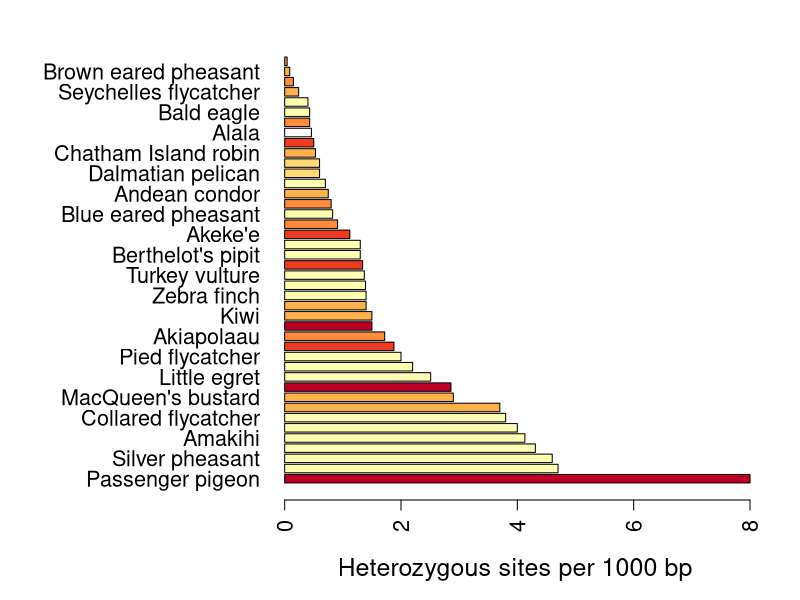
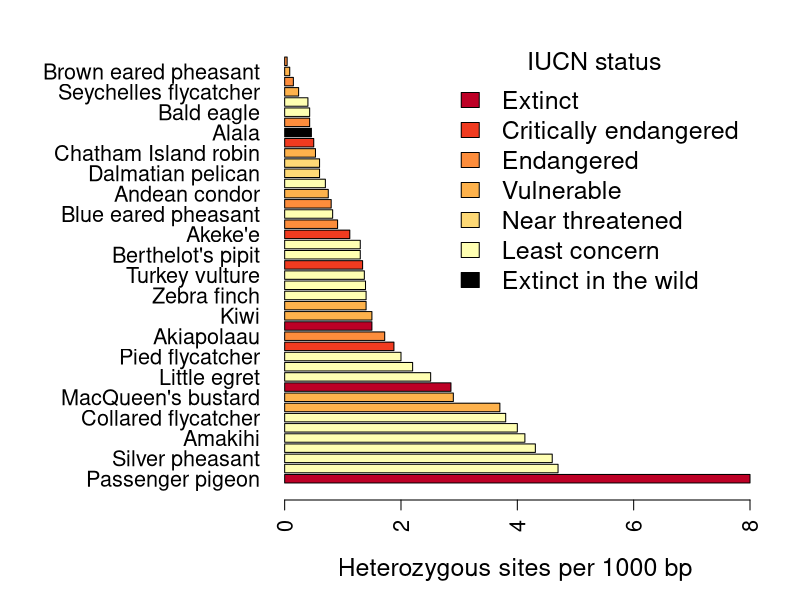

These charts were generated, in order, by the following R code:

setwd("~/Documents/SDZWA/alala_genomics/analysis/bird_heterozygosity/")
het_data <- read.csv("bird_heterozygosity.csv", header=T, stringsAsFactors=FALSE)
het_data <- het_data[order(het_data$pi, decreasing = T), ]




pdf("bird_species_heterozygosity.pdf", width = 6, height=11)
par(mar=c(5,14,2,2.5))

library(RColorBrewer)
cols <- brewer.pal(6, "YlOrRd")   
colors <- c("EX" = cols[6], "CR" = cols[5], "EN" = cols[4], "VU" = cols[3], "NT"= cols[2], "LC" = cols[1])
barplot(het_data$pi*1000, names.arg = het_data$Species, las=2, xlab = "Heterozygous sites per 1000 bp", col = colors[het_data$IUCN], horiz='T', 
        cex.axis = 1.3, cex.names = 1.3, cex.lab=1.5)
#legend("topright", legend = c("Extinct", "Critically endangered", "Endangered", "Vulnerable", "Near threatened", "Least concern" ), fill = colors, title = "IUCN status", cex=1.3, bty = "n")

dev.off()




pdf("bird_species_heterozygosity_presentation.pdf", width = 12, height=12)
par(mar=c(5,14,2,2.5))

library(RColorBrewer)
cols <- brewer.pal(6, "YlOrRd")   
colors <- c("EX" = cols[6], "CR" = cols[5], "EN" = cols[4], "VU" = cols[3], "NT"= cols[2], "LC" = cols[1], "EW" = 'black')
barplot(het_data$pi*1000, names.arg = het_data$Species, las=2, xlab = "Heterozygous sites per 1000 bp", col = colors[het_data$IUCN], horiz='T', 
        cex.axis = 1.3, cex.names = 1.3, cex.lab=1.5)

legend("topright", legend = c("Extinct", "Critically endangered", "Endangered", "Vulnerable", "Near threatened", "Least concern", "Extinct in the wild" ), 
       fill = colors, title = "IUCN status", cex=1.5, bty = "n")

dev.off()
